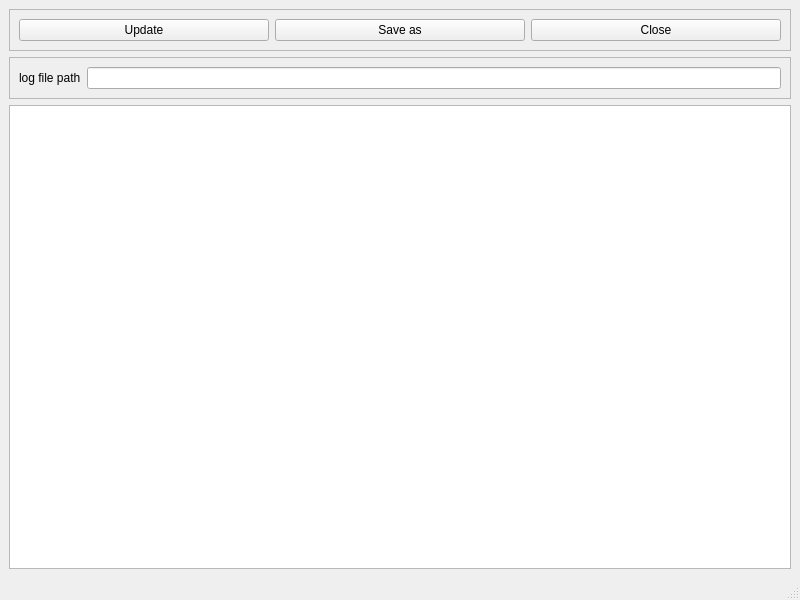
<?xml version="1.0" encoding="UTF-8"?>
<ui version="4.0">
 <class>MainWindow</class>
 <widget class="QMainWindow" name="MainWindow">
  <property name="geometry">
   <rect>
    <x>0</x>
    <y>0</y>
    <width>800</width>
    <height>600</height>
   </rect>
  </property>
  <property name="windowTitle">
   <string>MainWindow</string>
  </property>
  <widget class="QWidget" name="centralwidget">
   <layout class="QVBoxLayout" name="verticalLayout">
    <item>
     <widget class="QFrame" name="frame">
      <property name="frameShape">
       <enum>QFrame::StyledPanel</enum>
      </property>
      <property name="frameShadow">
       <enum>QFrame::Raised</enum>
      </property>
      <layout class="QHBoxLayout" name="horizontalLayout">
       <item>
        <widget class="QPushButton" name="updateButton">
         <property name="text">
          <string>Update</string>
         </property>
        </widget>
       </item>
       <item>
        <widget class="QPushButton" name="saveButton">
         <property name="text">
          <string>Save as</string>
         </property>
        </widget>
       </item>
       <item>
        <widget class="QPushButton" name="closeButton">
         <property name="text">
          <string>Close</string>
         </property>
        </widget>
       </item>
      </layout>
     </widget>
    </item>
    <item>
     <widget class="QFrame" name="frame_2">
      <property name="frameShape">
       <enum>QFrame::StyledPanel</enum>
      </property>
      <property name="frameShadow">
       <enum>QFrame::Raised</enum>
      </property>
      <layout class="QHBoxLayout" name="horizontalLayout_2">
       <item>
        <widget class="QLabel" name="pathTitleLabel">
         <property name="text">
          <string>log file path</string>
         </property>
        </widget>
       </item>
       <item>
        <widget class="QLineEdit" name="pathEdit">
         <property name="readOnly">
          <bool>true</bool>
         </property>
        </widget>
       </item>
      </layout>
     </widget>
    </item>
    <item>
     <widget class="QPlainTextEdit" name="logText">
      <property name="readOnly">
       <bool>true</bool>
      </property>
     </widget>
    </item>
   </layout>
  </widget>
  <widget class="QMenuBar" name="menubar">
   <property name="geometry">
    <rect>
     <x>0</x>
     <y>0</y>
     <width>800</width>
     <height>22</height>
    </rect>
   </property>
  </widget>
  <widget class="QStatusBar" name="statusbar"/>
 </widget>
 <resources/>
 <connections/>
</ui>
